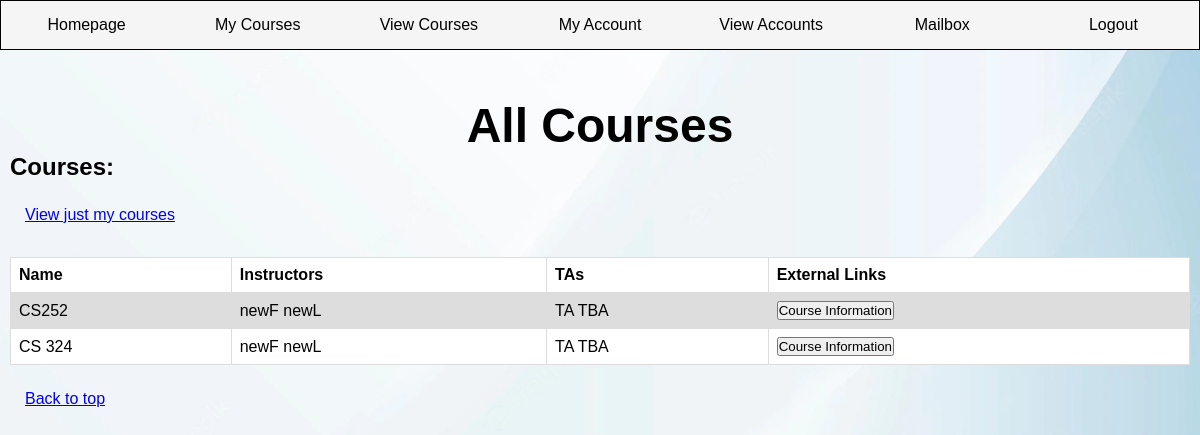
Before: /viewAllCourses/ (signed in) with the older database file.
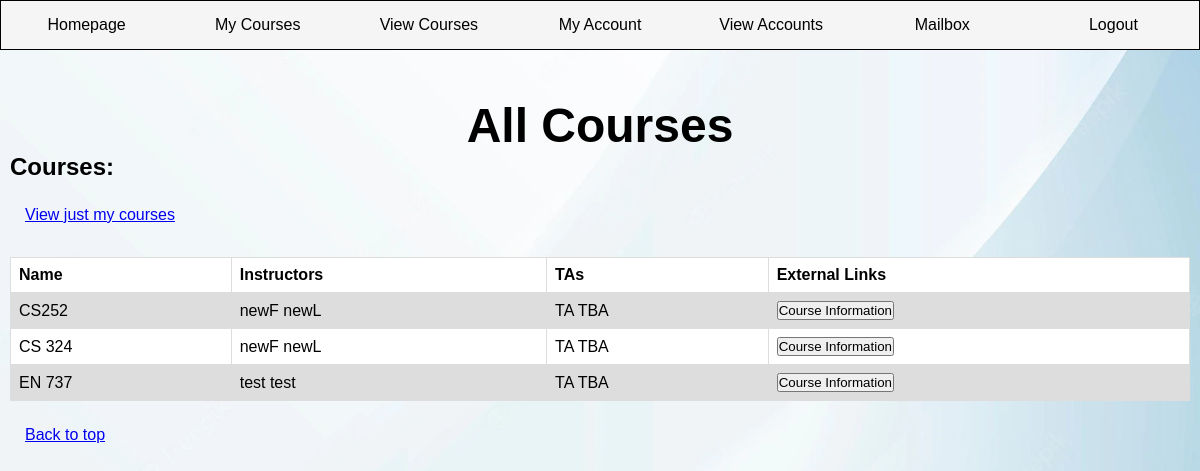
After: the same page with the newer database file.
### SchedulingAPP/models.py (models this page shows, shortened)
class Course(models.Model):
    course_name = models.CharField(max_length=20)
    instructor = models.ForeignKey(User, on_delete=models.CASCADE)
    semester = models.CharField(max_length=10, choices=Semester.choices, default=Semester.fall)
    days = models.CharField(max_length=23, choices=WeekDay.choices, default=WeekDay.Monday)
    time_start = models.CharField(max_length=5)
    time_end = models.CharField(max_length=5)
    location = models.CharField(max_length=25)

class User(models.Model):
    username = models.CharField(max_length=25)
    password = models.CharField(max_length=25)
    role = models.CharField(max_length=10, choices=Role.choices, default=Role.ta)
    email = models.CharField(max_length=40)
    first_name = models.CharField(max_length=25)
    last_name = models.CharField(max_length=25)
    def __str__(self):
        return "%s %s" % (self.first_name, self.last_name)

### SchedulingAPP/views.py (the view, shortened to what this page needs)
# urls.py: path('viewAllCourses/', ViewAllCourses.as_view()),
class ViewAllCourses(View):
    def get(self, request):
        my_user = UserClass.get_user(request.session["session_username"])
        return render(request, "viewAllCourses.html", {"role": UserClass.get_role(my_user),
                                                       "all_courses": CourseClass.get_all_courses()})

### classes/CourseClass.py (called while the page is built)
def get_all_courses():
    return Course.objects.all()

### classes/UserClass.py (called while the page is built)
def get_user(username):
    return User.objects.get(username=username)

def get_role(user):
    return user.role

### templates/viewAllCourses.html (shortened to what this page needs)
<!DOCTYPE html>
<html lang="en">
<head>
{% load static %}
    <link rel="stylesheet" href="{% static 'viewContent.css' %}">
</head>
<body>
    <nav>
        <ul class="navlinks">
              <li>
                {% if role == "Supervisor" %}
                <a href="/supervisorHomepage/">Homepage</a>
                {%  elif role == "Instructor" %}
                <a href="/instructorHomepage">Homepage</a>
                {% elif role == "TA" %}
                <a href="/TAHomepage">Homepage</a>
                {% endif %}
            </li>
            <li><a href="/viewCourses/">My Courses</a></li>
            <li><a href="/viewAllCourses/">View Courses</a></li>
            <li><a href="/MyAccount/">My Account</a></li>
            <li><a href="/viewAccounts/">View Accounts</a></li>
            <li><a href="/notification/">Mailbox</a></li>
            <li><a href="/">Logout</a></li>
        </ul>
    </nav>
    <div class="content">
    <h1>All Courses</h1>
<form>
    <h2>Courses:</h2>
    <div class="linkbox">
        <a href = "/viewCourses/">View just my courses</a>
    </div>
    <br>
    <table>
        <tr>
            <th>Name</th>
            <th>Instructors</th>
            <th>TAs</th>
            <th>External Links</th>
        </tr>
        {% for x in all_courses %}
            <tr>
                <td>
                    {{ x.course_name}}
                </td>
                <td>
                    {{ x.instructor }}
                </td>
                <td>
                    TA TBA
                </td>
                <td>
                    <form action = "/viewAllCourses/" method="post">
                        <button name="coursesub" value="{{ x.course_name }}" type="submit">Course Information</button>
                    </form>
                </td>
            </tr>
        {% endfor %}
    </table>
    </form>
    <div class="linkbox">
    <a href = "#top">Back to top</a>
</div>
</div>
</body>
</html>

Changed rows visible on the page:
added Course: course_name "EN 737", instructor "test test"
